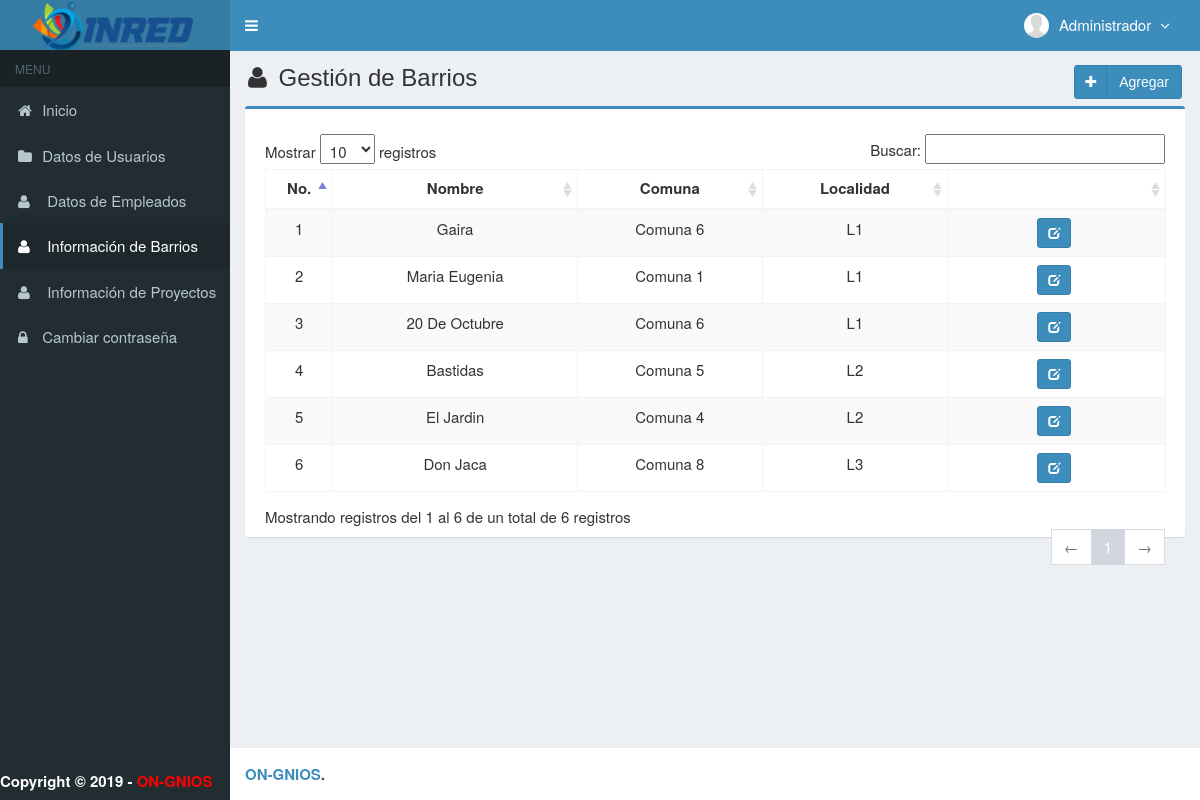
/main.php?module=barrios (signed in), run on the app's committed database.
### tables this page shows
CREATE TABLE `empleados` (
  `identificacion` varchar(50) NOT NULL,
  `nombre` varchar(50) NOT NULL,
  `apellido` varchar(50) NOT NULL,
  `correo` varchar(50) DEFAULT NULL,
  `usuario` varchar(45) NOT NULL,
  `password` varchar(45) NOT NULL,
  `fecha_registro` timestamp NOT NULL DEFAULT CURRENT_TIMESTAMP ON UPDATE CURRENT_TIMESTAMP,
  `estado` varchar(50) DEFAULT NULL,
  `idrol` int(11) NOT NULL
);

CREATE TABLE `barrios` (
  `idbarrios` int(11) NOT NULL,
  `nombre` varchar(45) DEFAULT NULL,
  `idcomuna` int(11) NOT NULL
);

CREATE TABLE `comunas` (
  `idcomuna` int(11) NOT NULL,
  `nombre` varchar(45) DEFAULT NULL,
  `idlocalidad` int(11) NOT NULL
);

CREATE TABLE `localidad` (
  `idlocalidad` int(11) NOT NULL,
  `nombre` varchar(45) DEFAULT NULL
);

### modules/barrios/view.php (the view, shortened to what this page needs)
<section class="content-header">
  <h1>
    <i class="fa fa-user icon-title"></i> Gestión de Barrios
    <a class="btn btn-primary btn-social pull-right" href="?module=form_bar&form=add" title="Agregar" data-toggle="tooltip">
      <i class="fa fa-plus"></i> Agregar
    </a>
  </h1>
</section>
<section class="content">
  <div class="row">
    <div class="col-md-12">
      <div class="box box-primary">
        <div class="box-body">
          <table id="dataTables1" class="table table-bordered table-striped table-hover">
            <thead>
              <tr>
                <th class="center">No.</th>
                <th class="center">Nombre</th>
                <th class="center">Comuna</th>
                <th class="center">Localidad</th>
                <th class="center"></th>
              </tr>
            </thead>
                        <tbody>
            <?php
            $no = 1;
            $query = mysqli_query($mysqli, "SELECT barrios.nombre AS nombre,
                                                   barrios.idcomuna AS idcomuna,
                                                   localidad.idlocalidad AS idlocalidad,
                                                   barrios.idbarrios AS idbarrios,
                                                   localidad.nombre AS localidad,
                                                   comunas.nombre AS comuna
                                                   FROM barrios INNER JOIN comunas ON barrios.idcomuna = comunas.idcomuna
                                                   INNER JOIN localidad ON comunas.idlocalidad = localidad.idlocalidad ORDER BY localidad ASC")
                                            or die('error: '.mysqli_error($mysqli));
            while ($data = mysqli_fetch_assoc($query)) {
              echo "<tr>
                      <td width='50' class='center'>$no</td>";
              echo "  <td class='center'>$data[nombre]</td>
                      <td class='center'>$data[comuna]</td>
                      <td class='center'>$data[localidad]</td>
                      <td class='center' width='200'>
                      <div>
                      <a data-toggle='tooltip' data-placement='top' title='modificar' style='margin-right:5px' class='btn btn-primary btn-sm' href='?module=form_bar&form=edit&id=$data[idbarrios]'>
                          <i style='color:#fff' class='glyphicon glyphicon-edit'></i>
                      </a>";
        ?>
        <?php
            echo "    </div>
                      </td>
                    </tr>";
              $no++;
            }
            ?>
            </tbody>
          </table>
        </div>
      </div>
    </div>
  </div>
</section><!-- /.content

### main.php (shortened to what this page needs)
<!DOCTYPE html>
<html>
  <head>
    <link href="assets/css/bootstrap.min.css" rel="stylesheet" type="text/css" />
    <link href="assets/plugins/font-awesome-4.6.3/css/font-awesome.min.css" rel="stylesheet" type="text/css" />
    <link href="assets/plugins/datatables/dataTables.bootstrap.css" rel="stylesheet" type="text/css" />
    <link href="assets/plugins/datepicker/datepicker.min.css" rel="stylesheet" type="text/css" />
    <link rel="stylesheet" type="text/css" href="assets/plugins/chosen/css/chosen.min.css" />
    <link href="assets/css/AdminLTE.min.css" rel="stylesheet" type="text/css" />
    <link href="assets/css/skins/skin-blue.min.css" rel="stylesheet" type="text/css" />
    <link href="assets/css/style.css" rel="stylesheet" type="text/css" />
    <link rel="stylesheet" href="assets/css/sweetalert.css" type="text/css"/>
  </head>
  <body class="skin-blue fixed">
    <div class="wrapper">
      <header class="main-header">
        <a href="?module=start" class="logo">
          <img style="margin-top:-3px;margin-right:5px" width="80%" src="assets/img/inred_logo (1).png" alt="Logo">
        </a>
        <nav class="navbar navbar-static-top" role="navigation">
          <a href="#" class="sidebar-toggle" data-toggle="offcanvas" role="button">
          </a>
          <div class="navbar-custom-menu">
            <ul class="nav navbar-nav">
              <?php include "top-menu.php" ?>
            </ul>
          </div>
        </nav>
      </header>
      <aside class="main-sidebar">
        <section class="sidebar">
            <?php include "sidebar-menu.php" ?>
        </section>
      </aside>
      <div class="content-wrapper">
        <?php include "content.php" ?>
      </div>
      <footer class="main-footer">
         <strong> <a href="https://ionic-7288a.firebaseapp.com/" target="_blank">ON-GNIOS</a>.</strong>
      </footer>
    </div>
  </body>
</html>

### top-menu.php (shortened to what this page needs)
<?php
require_once "config/database.php";
$query = mysqli_query($mysqli, "SELECT identificacion, nombre,idrol FROM empleados WHERE identificacion='$_SESSION[identificacion]'")
                                or die('error: '.mysqli_error($mysqli));
$data = mysqli_fetch_assoc($query);
?>
<li class="dropdown user user-menu">
  <a href="#" class="dropdown-toggle" data-toggle="dropdown">
    <img src="images/user/user-default.png" class="user-image" alt="User Image"/>
    <span class="hidden-xs"><?php echo $data['nombre']; ?> <i style="margin-left:5px" class="fa fa-angle-down"></i></span>
  </a>
</li>

### sidebar-menu.php (shortened to what this page needs)
	<?php
	if($_SESSION['permiso_acceso']==1){
	?>
    <ul class="sidebar-menu">
        <li class="header">MENU</li>
	<?php
	if ($_GET["module"]=="start") {
		$active_home="active";
	} else {
		$active_home="";
	}
	?>
		<li class="<?php echo $active_home;?>">
			<a href="?module=start"><i class="fa fa-home"></i> Inicio </a>
	  	</li>
	<?php
  if ($_GET["module"]=="usuarios" || $_GET["module"]=="form_medicines") { ?>
    <li class="active">
      <a href="?module=usuarios"><i class="fa fa-folder"></i> Datos de Usuarios </a>
      </li>
  <?php
  }
  else { ?>
    <li>
      <a href="?module=usuarios"><i class="fa fa-folder"></i> Datos de Usuarios </a>
      </li>
  <?php
  }
	if ($_GET["module"]=="emp" || $_GET["module"]=="form_emp") { ?>
    <li class="active">
      <a href="?module=emp"><i class="fa fa-user icon-title"></i> Datos de Empleados </a>
      </li>
  <?php
  }
  else { ?>
    <li>
      <a href="?module=emp"><i class="fa fa-user icon-title"></i> Datos de Empleados </a>
      </li>
  <?php
	}
	if ($_GET["module"]=="barrios" || $_GET["module"]=="form_bar") { ?>
    <li class="active">
      <a href="?module=barrios"><i class="fa fa-user icon-title"></i> Información de Barrios </a>
      </li>
  <?php
  }
  else { ?>
    <li>
      <a href="?module=barrios"><i class="fa fa-user icon-title"></i> Información de Barrios</a>
      </li>
  <?php
	}
	if ($_GET["module"]=="proyect" || $_GET["module"]=="form_proy") { ?>
    <li class="active">
      <a href="?module=proyect"><i class="fa fa-user icon-title"></i> Información de Proyectos </a>
      </li>
  <?php
  }
  else { ?>
    <li>
      <a href="?module=proyect"><i class="fa fa-user icon-title"></i> Información de Proyectos</a>
      </li>
  <?php
	}
	if ($_GET["module"]=="password") { ?>
		<li class="active">
			<a href="?module=password"><i class="fa fa-lock"></i> Cambiar contraseña</a>
		</li>
	<?php
	}
	else { ?>
		<li>
			<a href="?module=password"><i class="fa fa-lock"></i> Cambiar contraseña</a>
		</li>
	<?php
	}
	?>
	</ul>
	<?php
	}
	?>
<footer style="   position:fixed;
   left:0px;
   bottom:0px;
   height:30px;
	 width:100%;
	 color : white;">
        <strong>Copyright &copy; <?php echo date('Y');?> - <a href="https://ionic-7288a.firebaseapp.com/" target="_blank" style="color:red;">ON-GNIOS</a></strong>
</footer>

### content.php (shortened to what this page needs)
<?php
require_once "config/database.php";
if (empty($_SESSION['username']) && empty($_SESSION['password'])){
	echo "<meta http-equiv='refresh' content='0; url=index.php?alert=1'>";
}
else {
	if ($_GET['module'] == 'start') {
		include "modules/start/view.php";
	}
	elseif ($_GET['module'] == 'usuarios') {
		include "modules/usuarios/view.php";
	}
	elseif ($_GET['module'] == 'form_medicines') {
		include "modules/usuarios/form.php";
	}
	elseif ($_GET['module'] == 'password') {
		include "modules/password/view.php";
	}
	elseif($_GET['module']=='emp' && $_SESSION['permiso_acceso']==1){
		include "modules/empleados/view.php";
	}
	elseif($_GET['module']=='form_emp'&& $_SESSION['permiso_acceso']==1){
		include "modules/empleados/form.php";
	}
	elseif($_GET['module']=='barrios'&& $_SESSION['permiso_acceso']==1){
		include "modules/barrios/view.php";
	}
	elseif($_GET['module']=='form_bar'&& $_SESSION['permiso_acceso']==1){
		include "modules/barrios/form.php";
	}
	elseif($_GET['module']=='proyect'&& $_SESSION['permiso_acceso']==1){
		include "modules/proyect/view.php";
	}
	elseif($_GET['module']=='form_proy'&& $_SESSION['permiso_acceso']==1){
		include "modules/proyect/form.php";
	}
}
?>

### assets/css/style.css (style rules this page uses)
.btn-social *:first-child { border-right: 1px solid rgba(0, 0, 0, 0.1); bottom: 0; font-size: 1em !important; left: 0; line-height: 32px !important; position: absolute; text-align: center; top: 0; width: 32px !important; }
.content-header { padding: 15px 18px 0; position: relative; }
.center { text-align:center; }
.icon-title { margin-right: 5px; }
body { background-color: #fff; color: #333; font-size: 15px; line-height: 1.42857; }

### data on the page
empleados: nombre "Administrador"
barrios: nombre "Gaira", comunas.nombre "Comuna 6", localidad.nombre "L1"
barrios: nombre "Maria Eugenia", comunas.nombre "Comuna 1", localidad.nombre "L1"
barrios: nombre "20 De Octubre", comunas.nombre "Comuna 6", localidad.nombre "L1"
barrios: nombre "Bastidas", comunas.nombre "Comuna 5", localidad.nombre "L2"
barrios: nombre "El Jardin", comunas.nombre "Comuna 4", localidad.nombre "L2"
barrios: nombre "Don Jaca", comunas.nombre "Comuna 8", localidad.nombre "L3"
